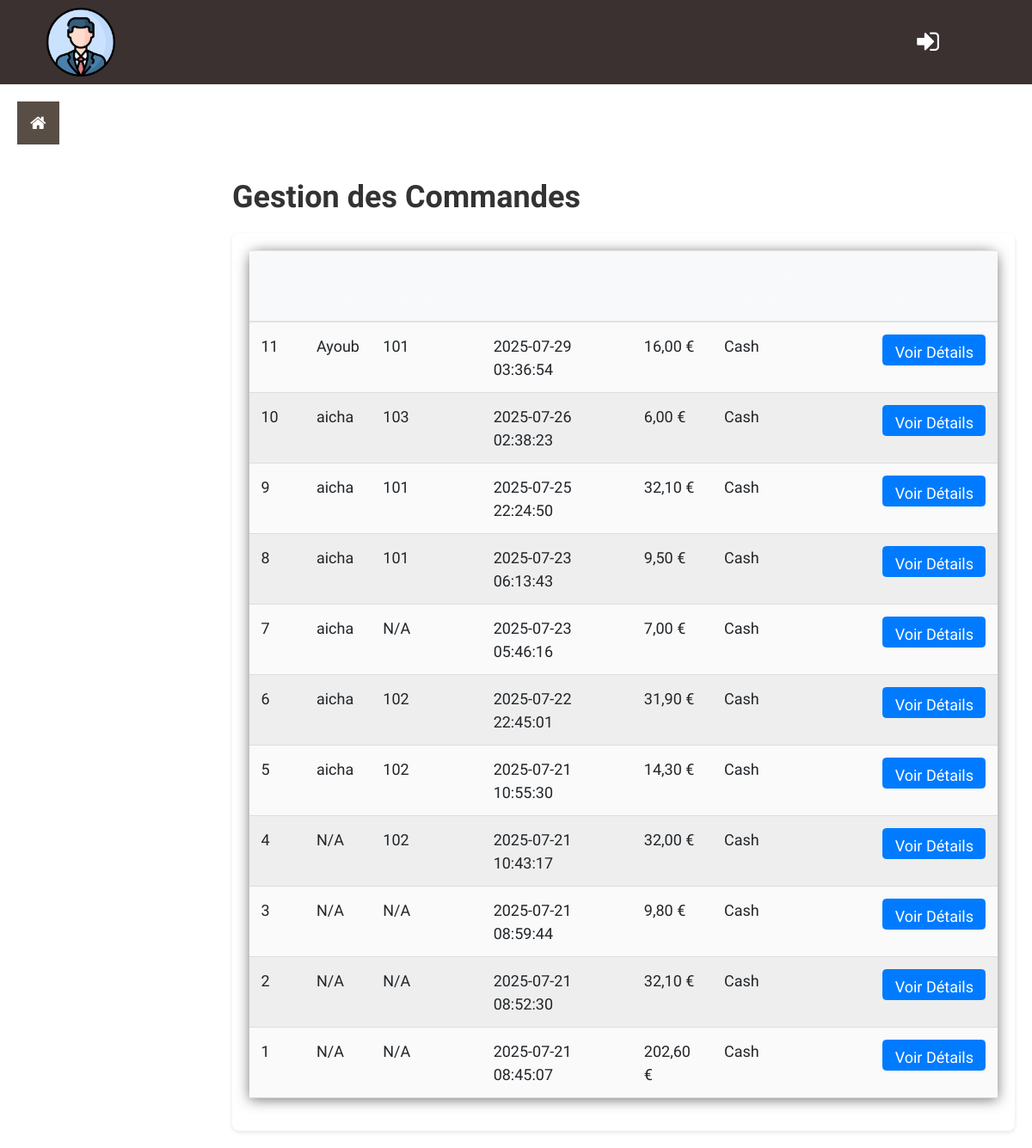
The page /espaceadmin/adminView/viewAllOrders.php on the database its author committed.
### tables this page shows
CREATE TABLE `commandes` (
  `id` int(11) NOT NULL,
  `user_id` int(11) DEFAULT NULL,
  `date_commande` datetime DEFAULT current_timestamp(),
  `type` varchar(20) NOT NULL,
  `adresse_livraison` text DEFAULT NULL,
  `montant_total` decimal(10,2) NOT NULL,
  `methode_paiement` varchar(50) DEFAULT NULL
);

CREATE TABLE `users` (
  `id` int(11) NOT NULL,
  `name` varchar(100) NOT NULL,
  `email` varchar(100) NOT NULL,
  `password` varchar(255) NOT NULL,
  `annee_scolaire` varchar(10) NOT NULL,
  `filiere` varchar(100) NOT NULL,
  `niveau` varchar(20) NOT NULL
);

### espaceadmin/adminView/viewAllOrders.php (the view, shortened to what this page needs)
<!DOCTYPE html>
<html lang="fr">
<head>
  <link rel="stylesheet" href="../assets/css/style.css">
  <link rel="stylesheet" href="https://cdn.jsdelivr.net/npm/bootstrap@4.0.0/dist/css/bootstrap.min.css">
  <link rel="stylesheet" href="https://cdnjs.cloudflare.com/ajax/libs/font-awesome/4.7.0/css/font-awesome.min.css">
</head>
<body>
  <?php
    $base_path = dirname(__DIR__);
    include $base_path . "/adminHeader.php";
    include '../sidebar.php';
  ?>
  <div id="main" style="margin-left:250px; padding:20px;">
    <div class="table-header">
      <h2>Gestion des Commandes</h2>
    </div>
    <div class="table-container">
      <table class="table">
        <thead>
          <tr>
            <th>O.N.</th>
            <th>Client</th>
            <th>N° Chambre</th>
            <th>Date</th>
            <th>Total</th>
            <th>Moyen de paiement</th>
            <th>Actions</th>
          </tr>
        </thead>
        <?php
          include_once "../config/dbconnect.php";
          $sql="SELECT c.*, u.name as customer_name
                FROM commandes c
                LEFT JOIN users u ON c.user_id = u.id
                ORDER BY c.date_commande DESC";
          $result=$conn-> query($sql);
          if ($result-> num_rows > 0){
            while ($row=$result-> fetch_assoc()) {
        ?>
        <tr>
          <td><?=$row["id"]?></td>
          <td><?=$row["customer_name"] ?? 'N/A'?></td>
          <td><?=$row["adresse_livraison"]?></td>
          <td><?=$row["date_commande"]?></td>
          <td><?=number_format($row["montant_total"], 2, ',', ' ')?> €</td>
          <td>Cash</td>
          <td>
            <button class="btn btn-primary open-modal" data-href="./getOrderDetails.php?order_id=<?= $row['id'] ?>">
              Voir Détails
            </button>
          </td>
        </tr>
        <?php
            }
          }
        ?>
      </table>
    </div>
  </div>
</body>
</html>

### espaceadmin/assets/css/style.css (style rules this page uses)
* { margin: 0; padding: 0; font-family: 'Work Sans', sans-serif; font-size: 18px; }
#main { transition: margin-left .5s; padding: 20px; }
table { width: 100%; border-collapse: collapse; border-spacing: 0; box-shadow: 0 2px 15px rgba(64, 64, 64, .7); border-radius: 12px 12px 0 0; margin-bottom: 50px; }
td, th { padding: 10px 16px; text-align: center; }
th { background-color: #584e46; color: #fafafa; font-family: 'Open Sans', Sans-serif; font-weight: bold; }
tr { width: 100%; background-color: #fafafa; font-family: 'Montserrat', sans-serif; }
tr:nth-child(even) { background-color: #eeeeee; }
.btn { font-weight: 700; height: 36px; -moz-user-select: none; -webkit-user-select: none; user-select: none; cursor: default; }
.table-container { background-color: #fff; padding: 20px; border-radius: 8px; box-shadow: 0 2px 5px rgba(0,0,0,0.1); }
.table-header { margin-bottom: 20px; }
.table-header h2 { color: #333; font-weight: 600; }
.table { width: 100%; border-collapse: collapse; }
.table th, .table td { padding: 12px 15px; text-align: left; border-bottom: 1px solid #ddd; }
.table th { background-color: #f8f9fa; font-weight: 600; }

### rows shown on the page
commandes: id "11", user.name "Ayoub", adresse_livraison "101", date_commande "2025-07-29 03:36:54", montant_total "16,00"
commandes: id "10", user.name "aicha", adresse_livraison "103", date_commande "2025-07-26 02:38:23", montant_total "6,00"
commandes: id "9", user.name "aicha", adresse_livraison "101", date_commande "2025-07-25 22:24:50", montant_total "32,10"
commandes: id "8", user.name "aicha", adresse_livraison "101", date_commande "2025-07-23 06:13:43", montant_total "9,50"
commandes: id "7", user.name "aicha", adresse_livraison "N/A", date_commande "2025-07-23 05:46:16", montant_total "7,00"
commandes: id "6", user.name "aicha", adresse_livraison "102", date_commande "2025-07-22 22:45:01", montant_total "31,90"
commandes: id "5", user.name "aicha", adresse_livraison "102", date_commande "2025-07-21 10:55:30", montant_total "14,30"
commandes: id "4", customer_name "N/A", adresse_livraison "102", date_commande "2025-07-21 10:43:17", montant_total "32,00"
commandes: id "3", customer_name "N/A", adresse_livraison "N/A", date_commande "2025-07-21 08:59:44", montant_total "9,80"
commandes: id "2", customer_name "N/A", adresse_livraison "N/A", date_commande "2025-07-21 08:52:30", montant_total "32,10"
commandes: id "1", customer_name "N/A", adresse_livraison "N/A", date_commande "2025-07-21 08:45:07", montant_total "202,60"
